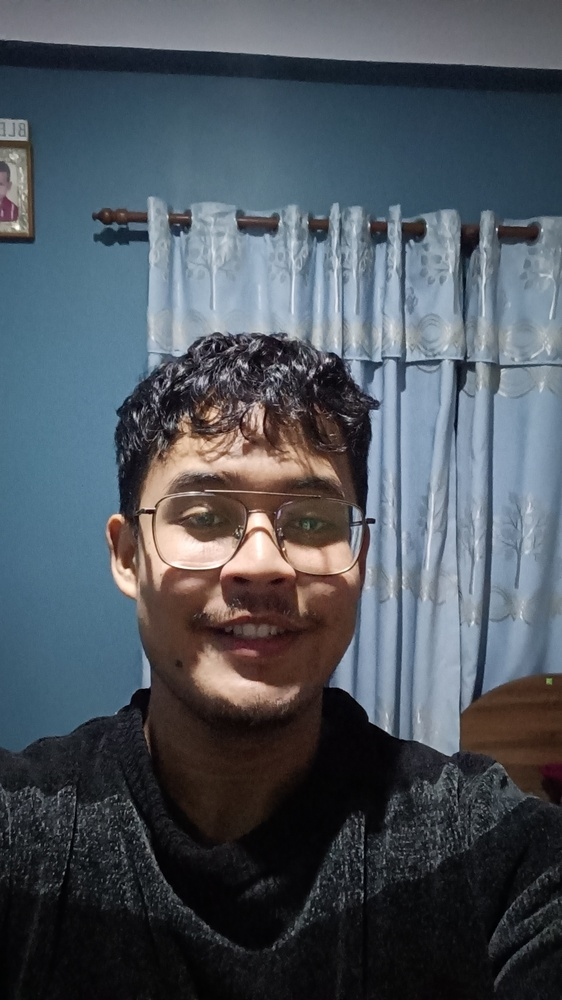
#> input picture Phase 1 Beaniee/longhair/WhatsApp Image 2025-01-19 at 22.54.55_b479f637.jpg, 562 x 1000 px, shrunk from 1296 x 2304 before the run, given in place of the camera
$ python beard.py
#> lines starting #> are read from the running program, lines starting #| are printed output that depends on the picture; after the words box and inside, x2 and y2 are one past the last pixel; in counts of white or black regions, pixels touching at a corner belong together
#> further down, frame is the input picture: shape (1000, 562, 3); mean B, G, R 93, 84.6, 77.3
import cv2
import numpy as np

# Load the Haar Cascade for face detection
face_cascade = cv2.CascadeClassifier(cv2.data.haarcascades + 'haarcascade_frontalface_default.xml')

# Function to detect beard and blur the background
def detect_beard(frame):
    gray = cv2.cvtColor(frame, cv2.COLOR_BGR2GRAY)
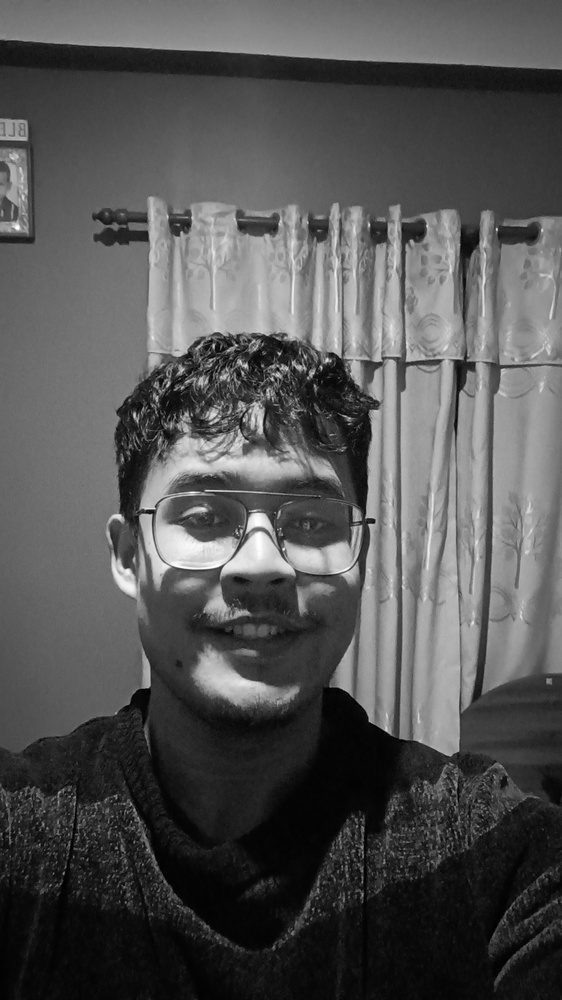
#> gray: shape (1000, 562); min 0, max 254, mean 83.4
    faces = face_cascade.detectMultiScale(gray, scaleFactor=1.1, minNeighbors=5, minSize=(50, 50))
#> faces = [[109, 398, 302, 302]]

    # Create a blurred version of the frame
    blurred_frame = cv2.GaussianBlur(frame, (51, 51), 30)
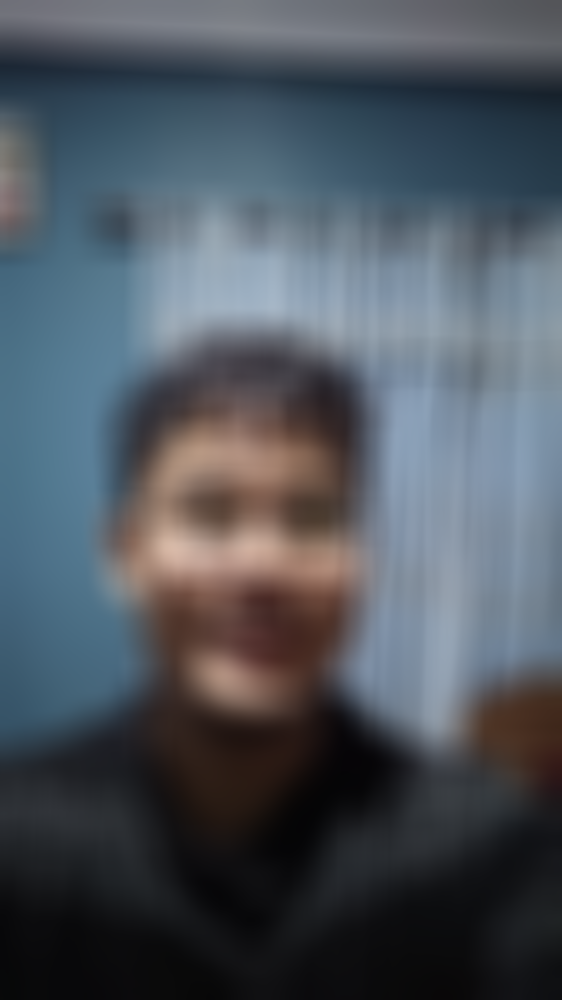
#> blurred_frame: shape (1000, 562, 3); mean B, G, R 93, 84.7, 77.3

    # Create a mask for isolating the face region
    mask = np.zeros_like(frame, dtype=np.uint8)
    result_text = ""  # Placeholder for result text
    text_color = (0, 0, 255)  # Default color for text (red)

    if len(faces) == 0:
        result_text = "No face detected. Position your face properly."
    else:
        for (x, y, w, h) in faces:
            # Draw the face region on the mask
            cv2.rectangle(mask, (x, y), (x + w, y + h), (255, 255, 255), -1)

            # Define the ROI for beard detection (lower 60% of the face)
            roi = frame[y + int(h * 0.6):y + h, x:x + w]
            roi_gray = cv2.cvtColor(roi, cv2.COLOR_BGR2GRAY)

            # Apply edge detection
            edges = cv2.Canny(roi_gray, 50, 150)

            # Use a threshold to determine edge density
            edge_density = cv2.countNonZero(edges) / (roi.shape[0] * roi.shape[1])

            if edge_density > 0.05:  # Adjust threshold for sensitivity
                result_text = "Beard Detected"
                text_color = (0, 255, 0)  # Green for detection
                cv2.rectangle(frame, (x, y + int(h * 0.6)), (x + w, y + h), (0, 255, 0), 2)
            else:
                result_text = "Clean Shave Detected"
                text_color = (0, 0, 255)  # Red for clean shave
                cv2.rectangle(frame, (x, y + int(h * 0.6)), (x + w, y + h), (0, 0, 255), 2)
#> this loop made 1 pass
#> (x, y, w, h, edge_density, result_text, text_color) on pass 1: (109, 398, 302, 302, 0.0771, 'Beard Detected', (0, 255, 0))
#> pass 1, in detect_beard, `edges = cv2.Canny(roi_gray, 50, 150)`:
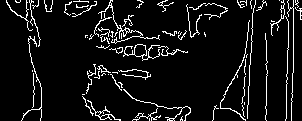
#> edges: shape (121, 302); 7.7% white in thin lines or dots
#> after the loop:
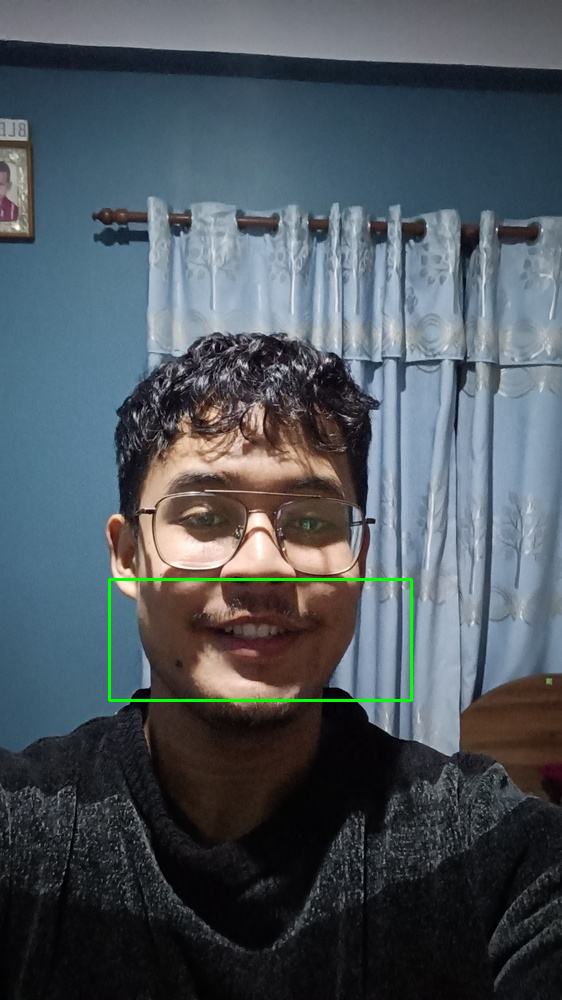
#> frame: shape (1000, 562, 3); 0.45% of pixels changed, all inside (x1, y1, x2, y2) = (108, 578, 413, 702)
#> after the loop:
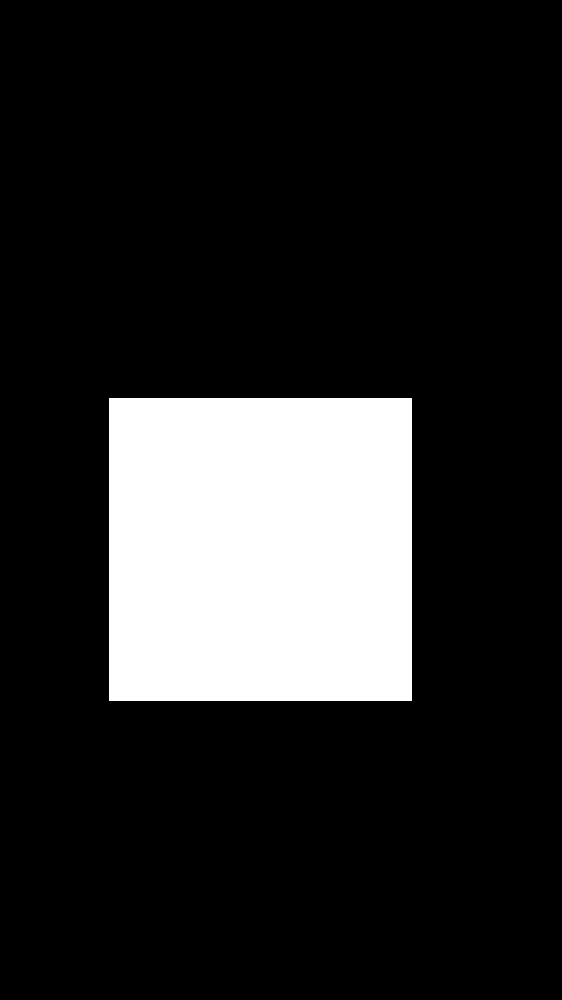
#> mask: shape (1000, 562, 3); 16.3% white; 1 white region, box (x1, y1, x2, y2) and area: (109, 398, 412, 701) 91809
#> after the loop:
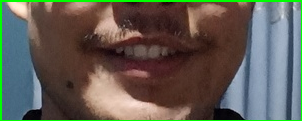
#> roi: shape (121, 302, 3); mean B, G, R 83.8, 92.5, 96.7

    # Combine the blurred frame with the original frame using the mask
    mask_inv = cv2.bitwise_not(mask)
    blurred_background = cv2.bitwise_and(blurred_frame, mask_inv)
    face_region = cv2.bitwise_and(frame, mask)
    output = cv2.add(face_region, blurred_background)

    # Add the result text to the final output
    if result_text:
        cv2.putText(output, result_text, (50, frame.shape[0] - 50),
                    cv2.FONT_HERSHEY_SIMPLEX, 1, text_color, 2)
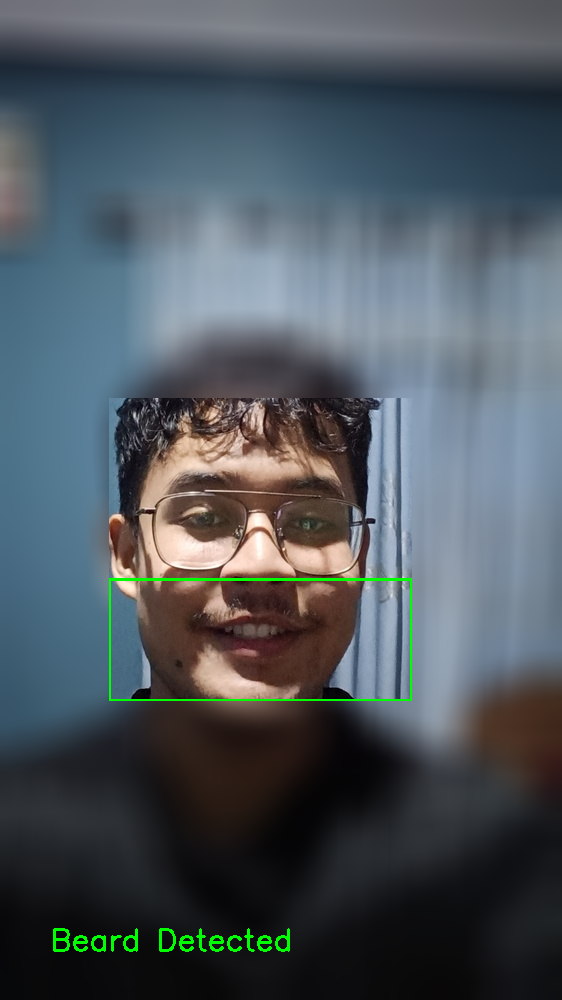
#> output: shape (1000, 562, 3); mean B, G, R 92.6, 86.1, 77.1

    return output

# Webcam feed for real-time detection
cap = cv2.VideoCapture(0)

while True:
    ret, frame = cap.read()
    if not ret:
        break

    frame_with_detection = detect_beard(frame)
    cv2.imshow("Beard Detection with Background Blur", frame_with_detection)

    if cv2.waitKey(1) & 0xFF == ord('q'):
#> (key q is pressed here)
        break

cap.release()
cv2.destroyAllWindows()

$ run again, on Phase 1 Beaniee/longhair/09606232413609ca1176d2df5df5ebaf.jpg
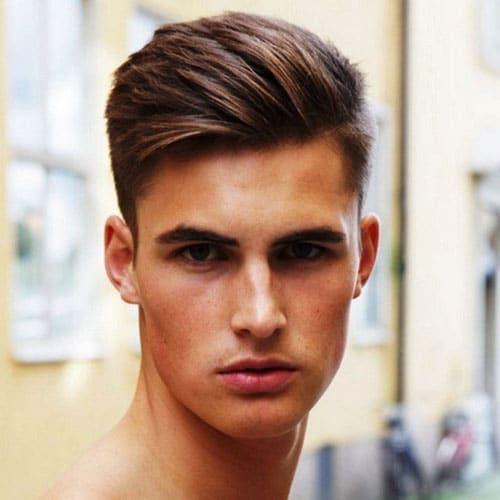
#> input picture Phase 1 Beaniee/longhair/09606232413609ca1176d2df5df5ebaf.jpg, 500 x 500 px, given in place of the camera
#> frame is the input picture: shape (500, 500, 3); mean B, G, R 145.6, 160.1, 183.9
#> faces = [[93, 133, 323, 323]]
#> the loop in detect_beard, `for (x, y, w, h) in faces:` made 1 pass
#> (x, y, w, h, edge_density, result_text, text_color) on pass 1: (93, 133, 323, 323, 0.0343, 'Clean Shave Detected', (0, 0, 255))
#> pass 1, in detect_beard, `edges = cv2.Canny(roi_gray, 50, 150)`:
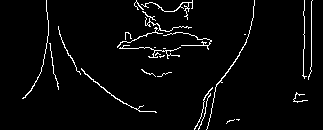
#> edges: shape (130, 323); 3.4% white in thin lines or dots
#> mask_inv: shape (500, 500, 3); 58% white; 1 black region, box (x1, y1, x2, y2) and area: (93, 133, 417, 457) 104976
#> in detect_beard, `cv2.putText(output, result_text, (50, frame.shape[0] - 50), cv2.FONT_H..`:
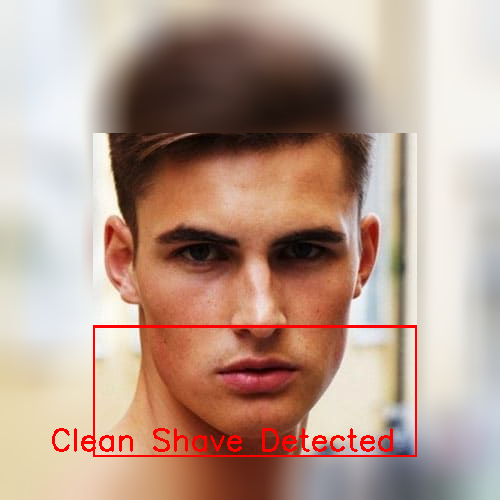
#> output: shape (500, 500, 3); mean B, G, R 142.8, 157.1, 185

$ run again, on Phase 1 Beaniee/longhair/0d614018fee13a7e366019162de94c25.jpg
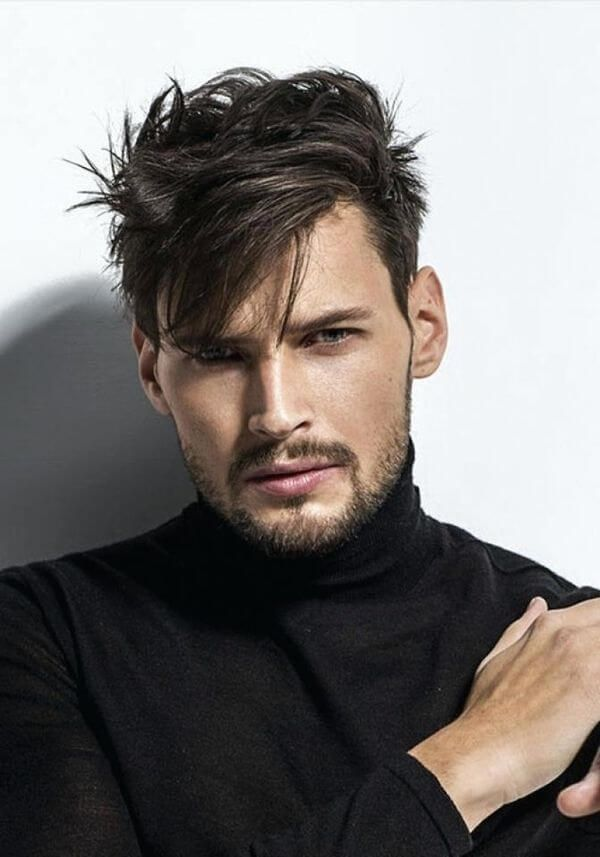
#> input picture Phase 1 Beaniee/longhair/0d614018fee13a7e366019162de94c25.jpg, 600 x 857 px, given in place of the camera
#> frame is the input picture: shape (857, 600, 3); mean B, G, R 116.4, 118.8, 123.2
#> faces = [[122, 229, 310, 310]]
#> the loop in detect_beard, `for (x, y, w, h) in faces:` made 1 pass
#> (x, y, w, h, edge_density, result_text, text_color) on pass 1: (122, 229, 310, 310, 0.144, 'Beard Detected', (0, 255, 0))
#> mask_inv: shape (857, 600, 3); 81.2% white; 1 black region, box (x1, y1, x2, y2) and area: (122, 229, 433, 540) 96721
#> in detect_beard, `cv2.putText(output, result_text, (50, frame.shape[0] - 50), cv2.FONT_H..`:
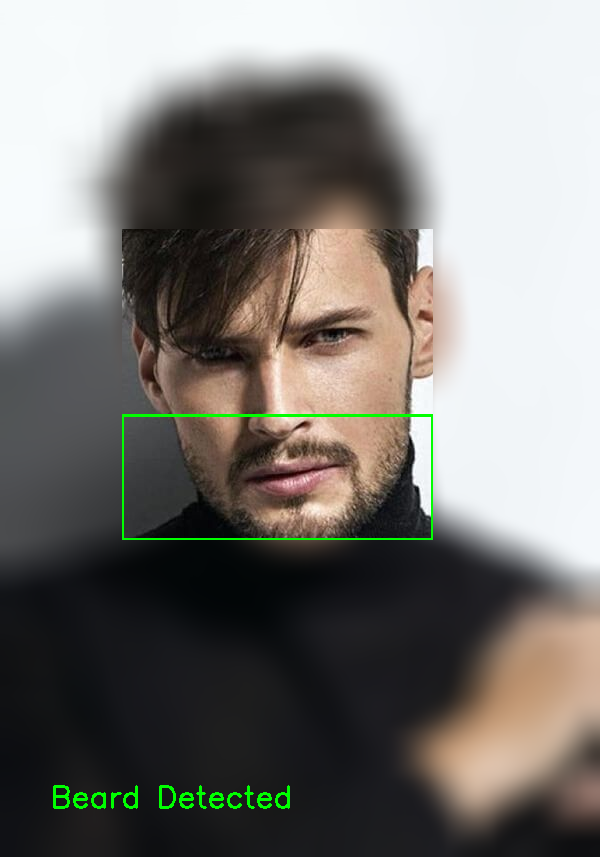
#> output: shape (857, 600, 3); mean B, G, R 115.8, 120.1, 122.6
